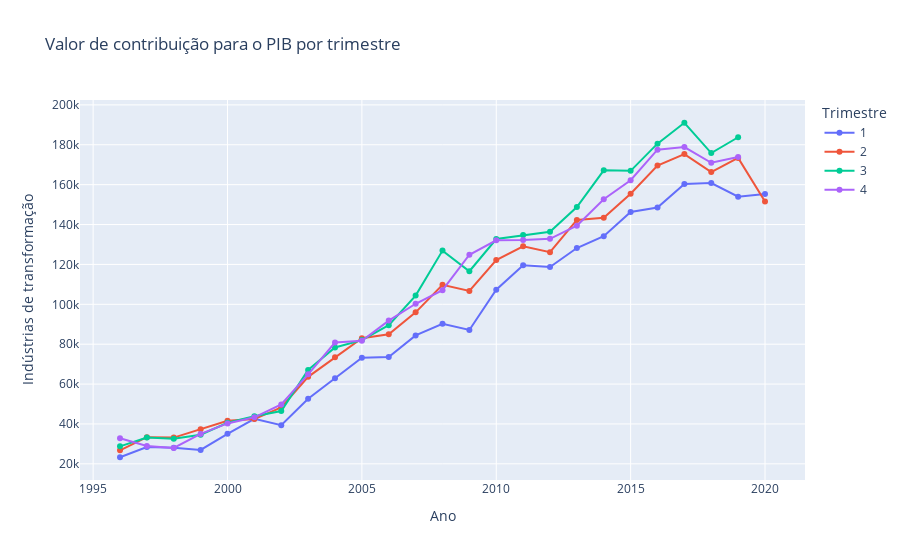

Write notebook code for a chart like this one.
### Markdown cell above
Faça um gráfico de linhas onde:
- O eixo Y é o valor de contribuição para o PIB das Indústrias de transformação
- O eixo X é o ano
- Cada linha é um trimestre

### Code cell
# Seu código aqui
px.line(data_frame=df, x='Ano', y='Indústrias de transformação', color='Trimestre', title='Valor de contribuição para o PIB por trimestre', markers=True)

### Figure 1 — Plotly figure (JSON) as saved in the notebook; plotly's stock layout.template omitted (floating-point values rounded to 4 significant figures)
{"data": [{"hovertemplate": "Trimestre=1<br>Ano=%{x}<br>Indústrias de transformação=%{y}<extra></extra>", "legendgroup": "1", "line": {"color": "#636efa", "dash": "solid"}, "marker": {"symbol": "circle"}, "mode": "lines+markers", "name": "1", "orientation": "v", "showlegend": true, "type": "scatter", "x": [1996, 1997, 1998, 1999, 2000, 2001, 2002, 2003, 2004, 2005, 2006, 2007, 2008, 2009, 2010, 2011, 2012, 2013, 2014, 2015, 2016, 2017, 2018, 2019, 2020], "xaxis": "x", "y": [23306, 28430, 28092, 26995, 35034, 42555, 39380, 52680, 62957, 73206, 73623, 84400, 90223, 87133, 107286, 119608, 118696, 128215, 134137, 146261, 148544, 160319, 160804, 153977, 155338], "yaxis": "y"}, {"hovertemplate": "Trimestre=2<br>Ano=%{x}<br>Indústrias de transformação=%{y}<extra></extra>", "legendgroup": "2", "line": {"color": "#EF553B", "dash": "solid"}, "marker": {"symbol": "circle"}, "mode": "lines+markers", "name": "2", "orientation": "v", "showlegend": true, "type": "scatter", "x": [1996, 1997, 1998, 1999, 2000, 2001, 2002, 2003, 2004, 2005, 2006, 2007, 2008, 2009, 2010, 2011, 2012, 2013, 2014, 2015, 2016, 2017, 2018, 2019, 2020], "xaxis": "x", "y": [26780, 33389, 33171, 37291, 41600, 42455, 48348, 63615, 73483, 82986, 84941, 95964, 109762, 106722, 122207, 129068, 126117, 142298, 143398, 155431, 169592, 175333, 166302, 173406, 151527], "yaxis": "y"}, {"hovertemplate": "Trimestre=3<br>Ano=%{x}<br>Indústrias de transformação=%{y}<extra></extra>", "legendgroup": "3", "line": {"color": "#00cc96", "dash": "solid"}, "marker": {"symbol": "circle"}, "mode": "lines+markers", "name": "3", "orientation": "v", "showlegend": true, "type": "scatter", "x": [1996, 1997, 1998, 1999, 2000, 2001, 2002, 2003, 2004, 2005, 2006, 2007, 2008, 2009, 2010, 2011, 2012, 2013, 2014, 2015, 2016, 2017, 2018, 2019], "xaxis": "x", "y": [28772, 33163, 32582, 34583, 40582, 43904, 46476, 67082, 78353, 82048, 89553, 104394, 126929, 116573, 132753, 134761, 136395, 148787, 167173, 166928, 180574, 191044, 175841, 183775], "yaxis": "y"}, {"hovertemplate": "Trimestre=4<br>Ano=%{x}<br>Indústrias de transformação=%{y}<extra></extra>", "legendgroup": "4", "line": {"color": "#ab63fa", "dash": "solid"}, "marker": {"symbol": "circle"}, "mode": "lines+markers", "name": "4", "orientation": "v", "showlegend": true, "type": "scatter", "x": [1996, 1997, 1998, 1999, 2000, 2001, 2002, 2003, 2004, 2005, 2006, 2007, 2008, 2009, 2010, 2011, 2012, 2013, 2014, 2015, 2016, 2017, 2018, 2019], "xaxis": "x", "y": [32835, 28967, 27992, 35012, 40281, 43312, 49765, 64879, 80817, 81667, 91831, 100275, 107064, 124849, 132105, 132267, 132813, 139433, 152667, 162193, 177529, 178837, 170984, 173879], "yaxis": "y"}], "layout": {"legend": {"title": {"text": "Trimestre"}, "tracegroupgap": 0}, "title": {"text": "Valor de contribuição para o PIB por trimestre"}, "xaxis": {"anchor": "y", "domain": [0, 1], "title": {"text": "Ano"}}, "yaxis": {"anchor": "x", "domain": [0, 1], "title": {"text": "Indústrias de transformação"}}}}
